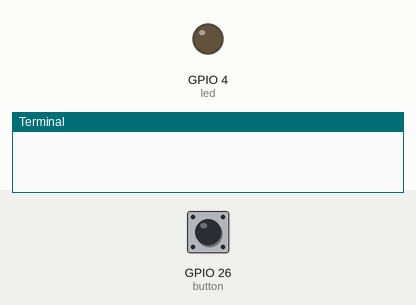
This program was run on a simulated Raspberry Pi (BCM pin numbers). On the bench: output pins drawn as LEDs (lit = HIGH), the last lines printed to the terminal. The test bench sets the inputs (shaded band); at power-on: GPIO 26 (button) HIGH. Sound played through the audio output is not drawn and takes no time.

Above: at 1.2 s.
1.3 s: GPIO 26 (button) pulled LOW for 0.15 s
At 1.6 s:
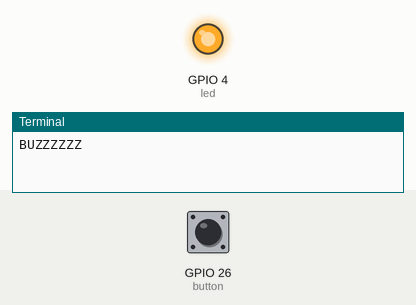
3.8 s: GPIO 26 (button) pulled LOW for 3.2 s
At 8.2 s:
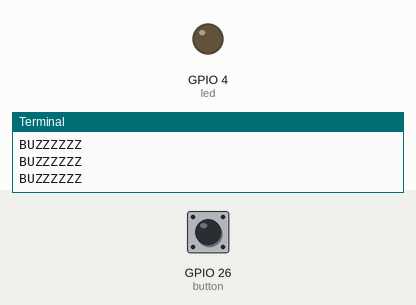
Timing chart, 0 to 9.7 s (numbered marks = the images above; inputs shaded):
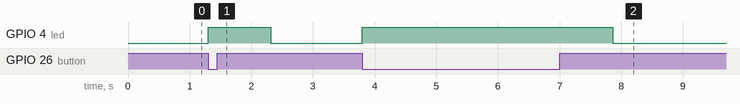

Measured:
- after the input at 1.3 s, GPIO 4 (led): LOW → HIGH at once, → LOW 1.0 s later
- after the input at 3.8 s, GPIO 4 (led): LOW → HIGH at once, → LOW 4.1 s later

The program:

buzzwire.py
```python
from time import sleep
from os import system
from gpiozero import Button, LED

led = LED(4)
button = Button(26)

while True:
    if button.is_pressed:
        print("BUZZZZZZ")
        led.on()
        system("aplay buzzer.wav &")
        sleep(1)
        led.off()
```
